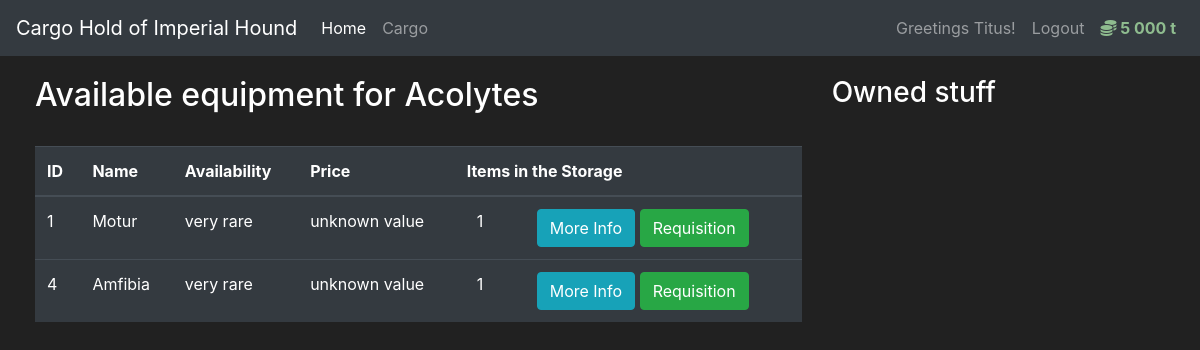
Page /cargo_hold (signed in) on the committed database.
### storage/models.py (models this page shows, shortened)
class User(db.Model, UserMixin):
    id = db.Column(db.Integer(), primary_key=True)
    username = db.Column(db.String(length=30), nullable=False, unique=True)
    email_address = db.Column(db.String(length=50), nullable=False, unique=True)
    password_hash = db.Column(db.String(length=60), nullable=False, unique=False)
    budget = db.Column(db.Integer(), nullable=False, default=5000)
    items = db.relationship('Item', backref='owned_user', lazy=True)
    @property
    def form_budget(self):
        return f'{self.budget:,.0f} t'.replace(',', ' ')
    @property
    def password(self):
        return self.password

class Item(db.Model):
    id = db.Column(db.Integer(), primary_key=True)
    name = db.Column(db.String(length=64), nullable=False, unique=True)
    availability = db.Column(db.String(length=10), nullable=True, unique=False)
    stored = db.Column(db.Integer(), nullable=False, unique=False)
    price = db.Column(db.Integer(), nullable=True, unique=False)
    comments = db.Column(db.String(length=1024), nullable=True, unique=False)
    owner = db.Column(db.Integer(), db.ForeignKey('user.id'))

### storage/routes.py (the view, shortened to what this page needs)
@app.route('/cargo_hold', methods=['GET', 'POST'])
@login_required
def cargo_hold():
    possess_form = PossessItemForm()
    return_form = ReturnItemForm()
    if request.method == "GET":
        items = Item.query.filter_by(owner=None)
        owned_items = Item.query.filter_by(owner=current_user.id)
        return render_template('cargo_hold.html', items=items, possess_form=possess_form,
                               owned_items=owned_items, return_form=return_form)

### storage/models.py (called while the page is built)
@login_manager.user_loader
def load_user(user_id):
    return User.query.get(int(user_id))

### storage/templates/cargo_hold.html (shortened to what this page needs)
{% extends 'base_template.html' %}
{% block content %}
<div class="row">
    <div class="col-8">
        <h2>Available equipment for Acolytes</h2>
        <br>
        <table class="table table-hover table-dark">
            <thead>
            <tr>
                <th scope="col">ID</th>
                <th scope="col">Name</th>
                <th scope="col">Availability</th>
                <th scope="col">Price</th>
                <th scope="col">Items in the Storage</th>
            </tr>
            </thead>
            <tbody>
            {% for item in items %}
            <tr>
                <td>{{ item.id }}</td>
                <td>{{ item.name }}</td>
                <td>
                    {% if item.availability %}
                    {{ item.availability }}
                    {% else %}
                    unknown value
                    {% endif %}
                </td>
                <td>
                    {% if item.price %}
                    {{ item.price }} <span>talary</span>
                    {% else %}
                    unknown value
                    {% endif %}
                </td>
                <td>
                    <div class="in-table-row-left">{{ item.stored }}</div>
                    <div class="in-table-row-right">
                        <button class="btn btn-outline btn-info" data-toggle="modal" data-target="#Modal-MoreInfo-{{ item.id }}">More Info</button>
                        <button class="btn btn-outline btn-success" data-toggle="modal" data-target="#Modal-PurchaseConfirm-{{ item.id }}">Requisition</button>
                    </div>
            </tr>
            {% endfor %}
            </tbody>
        </table>
    </div>
    <div class="col-4">
        <h3>Owned stuff</h3>
        <br>
    </div>
</div>
{% endblock %}

### storage/templates/base_template.html (shortened to what this page needs)
<!doctype html>
<html lang="en">
<head>
    <link rel="stylesheet" href="https://cdn.jsdelivr.net/npm/bootstrap@4.5.3/dist/css/bootstrap.min.css"
>
</head>
<body>
<nav class="navbar navbar-expand-md navbar-dark bg-dark">
    <a class="navbar-brand" href="#">Cargo Hold of Imperial Hound</a>
    <div class="collapse navbar-collapse" id="navbarNav">
        <ul class="navbar-nav mr-auto">
            <li class="nav-item active">
                <a class="nav-link" href="{{ url_for('homepage') }}">Home <span class="sr-only">(current)</span></a>
            </li>
            <li class="nav-item">
                <a class="nav-link" href="{{ url_for('cargo_hold') }}">Cargo</a>
            </li>
        </ul>
        {% if current_user.is_authenticated %}
        <ul class="navbar-nav">
            <li class="nav-item">
                <a class="nav-link">Greetings {{current_user.username}}!</a>
            </li>
            <li class="nav-item">
                <a class="nav-link" href="{{ url_for('logout_page') }}">Logout</a>
            </li>
            <li class="nav-item">
                <a class="nav-link" id="budget">
                    <i class="fas fa-coins"></i>
                    {{current_user.form_budget}}
                </a>
            </li>
        </ul>
        {% endif %}
    </div>
</nav>
{% block content %}
{% endblock %}
</body>
</html>

### storage/templates/base_template.html (style rules this page uses)
body { background-color: #212121; color: white }
div.in-table-row-left { width: 60px; margin-left: 10px; float: left; }
div.in-table-row-right { float: left; }
#budget { color: DarkSeaGreen; font-weight: bold; }
div.row { margin-top: 20px; margin-left: 20px; }

### rows in the picture
User: username "Titus", form_budget "5 000 t"
Item: id "1", name "Motur", availability "very rare", shows "unknown value", stored "1"
Item: id "4", name "Amfibia", availability "very rare", shows "unknown value", stored "1"
